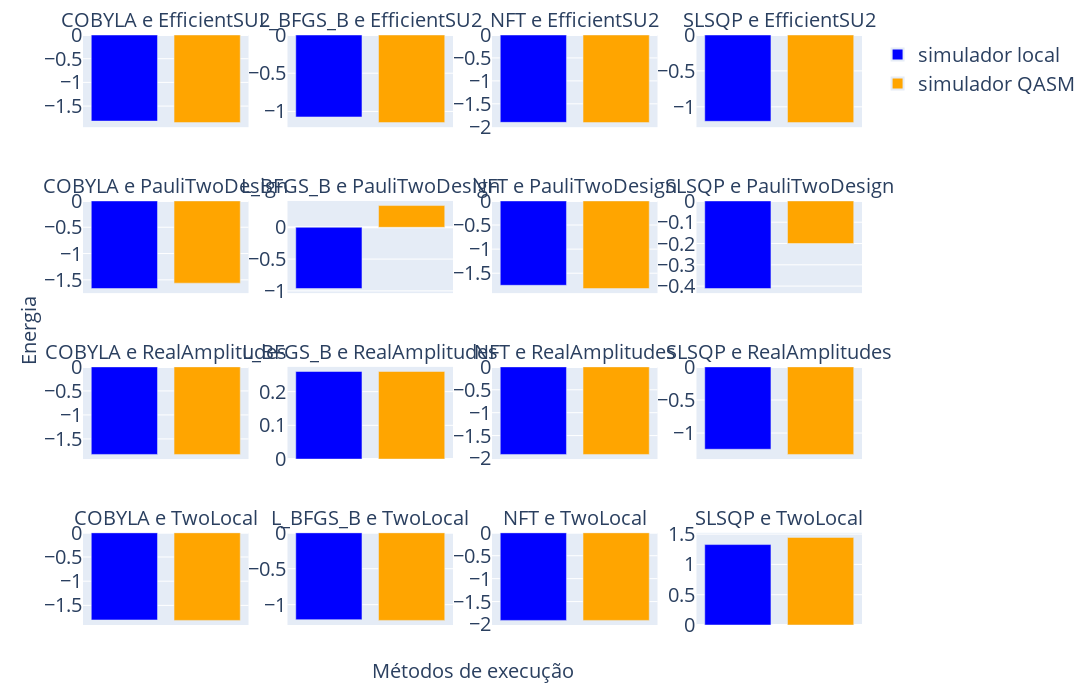

Source (notebook cell):
### Markdown cell above
# Valores

### Code cell
copia_resultados_vqe_4 = resultados_vqe_4.copy()

combinacoes = [f"{otimizador} e {ansatz}" for otimizador, ansatz in copia_resultados_vqe_4.index.unique()]
cores = {'valor_otimo_encontrado': 'blue', 'valor_otimo_encontrado_simulador': 'orange', 'valor_otimo_encontrado_computador_quantico':'cyan'}
nomes = {'valor_otimo_encontrado': 'simulador local', 'valor_otimo_encontrado_simulador': 'simulador QASM', 'valor_otimo_encontrado_computador_quantico':'IBM Brisbane'}
cols_appeared = []

fig = make_subplots(rows=4, cols=4, subplot_titles=combinacoes, 
                    x_title='Métodos de execução', y_title='Energia', 
                    shared_xaxes=False, shared_yaxes=False)

for i, (otimizador, ansatz) in enumerate(copia_resultados_vqe_4.index.unique()):

    df_subset = copia_resultados_vqe_4.loc[
        (copia_resultados_vqe_4.index.get_level_values(0) == otimizador) &
        (copia_resultados_vqe_4.index.get_level_values(1) == ansatz)
    ]

    valores = df_subset[['valor_otimo_encontrado', 'valor_otimo_encontrado_simulador']]

    for idx, col in enumerate(valores.columns):
        nome_fig = f'{otimizador}-{ansatz}-{col}'
        legenda_bool = False

        if not col in cols_appeared:
            nome_fig = f'{nomes[col]}'
            legenda_bool = True
        
        fig.add_trace(
            go.Bar(x=[col], 
                    y=[valores[col].values[0]],
                    name=nome_fig,
                    marker_color=cores[col],
                    showlegend=legenda_bool),
            row=(i // 4) + 1,
            col=(i % 4) + 1
        )
        cols_appeared.append(col)

        fig.update_xaxes(showticklabels=False, title_text='', row=(i // 4) + 1, col=(i % 4) + 1)

fig.update_layout(
                  showlegend=True,
                  xaxis_title='',
                  yaxis_title='',
                  width = 2200,
                  height = 700,
                  font = dict(size=20),
                  legend_itemsizing="constant",
                  margin = dict(l=35, r=35, t=35, b=75),
                  )

fig.update_annotations(font_size=20)

nome_figura = f"figuras_dados/vqe_4_comparacao_valor_metodos.png"
fig.write_image(nome_figura, width=2200, height=700)

fig.show()

### Figure 1 — Plotly figure (JSON) as saved in the notebook; plotly's stock layout.template omitted (floating-point values rounded to 4 significant figures)
{"data": [{"marker": {"color": "blue"}, "name": "simulador local", "showlegend": true, "type": "bar", "x": ["valor_otimo_encontrado"], "xaxis": "x", "y": [-1.817], "yaxis": "y"}, {"marker": {"color": "orange"}, "name": "simulador QASM", "showlegend": true, "type": "bar", "x": ["valor_otimo_encontrado_simulador"], "xaxis": "x", "y": [-1.848], "yaxis": "y"}, {"marker": {"color": "blue"}, "name": "L_BFGS_B-EfficientSU2-valor_otimo_encontrado", "showlegend": false, "type": "bar", "x": ["valor_otimo_encontrado"], "xaxis": "x2", "y": [-1.072], "yaxis": "y2"}, {"marker": {"color": "orange"}, "name": "L_BFGS_B-EfficientSU2-valor_otimo_encontrado_simulador", "showlegend": false, "type": "bar", "x": ["valor_otimo_encontrado_simulador"], "xaxis": "x2", "y": [-1.146], "yaxis": "y2"}, {"marker": {"color": "blue"}, "name": "NFT-EfficientSU2-valor_otimo_encontrado", "showlegend": false, "type": "bar", "x": ["valor_otimo_encontrado"], "xaxis": "x3", "y": [-1.904], "yaxis": "y3"}, {"marker": {"color": "orange"}, "name": "NFT-EfficientSU2-valor_otimo_encontrado_simulador", "showlegend": false, "type": "bar", "x": ["valor_otimo_encontrado_simulador"], "xaxis": "x3", "y": [-1.91], "yaxis": "y3"}, {"marker": {"color": "blue"}, "name": "SLSQP-EfficientSU2-valor_otimo_encontrado", "showlegend": false, "type": "bar", "x": ["valor_otimo_encontrado"], "xaxis": "x4", "y": [-1.202], "yaxis": "y4"}, {"marker": {"color": "orange"}, "name": "SLSQP-EfficientSU2-valor_otimo_encontrado_simulador", "showlegend": false, "type": "bar", "x": ["valor_otimo_encontrado_simulador"], "xaxis": "x4", "y": [-1.22], "yaxis": "y4"}, {"marker": {"color": "blue"}, "name": "COBYLA-PauliTwoDesign-valor_otimo_encontrado", "showlegend": false, "type": "bar", "x": ["valor_otimo_encontrado"], "xaxis": "x5", "y": [-1.665], "yaxis": "y5"}, {"marker": {"color": "orange"}, "name": "COBYLA-PauliTwoDesign-valor_otimo_encontrado_simulador", "showlegend": false, "type": "bar", "x": ["valor_otimo_encontrado_simulador"], "xaxis": "x5", "y": [-1.563], "yaxis": "y5"}, {"marker": {"color": "blue"}, "name": "L_BFGS_B-PauliTwoDesign-valor_otimo_encontrado", "showlegend": false, "type": "bar", "x": ["valor_otimo_encontrado"], "xaxis": "x6", "y": [-0.963], "yaxis": "y6"}, {"marker": {"color": "orange"}, "name": "L_BFGS_B-PauliTwoDesign-valor_otimo_encontrado_simulador", "showlegend": false, "type": "bar", "x": ["valor_otimo_encontrado_simulador"], "xaxis": "x6", "y": [0.3425], "yaxis": "y6"}, {"marker": {"color": "blue"}, "name": "NFT-PauliTwoDesign-valor_otimo_encontrado", "showlegend": false, "type": "bar", "x": ["valor_otimo_encontrado"], "xaxis": "x7", "y": [-1.75], "yaxis": "y7"}, {"marker": {"color": "orange"}, "name": "NFT-PauliTwoDesign-valor_otimo_encontrado_simulador", "showlegend": false, "type": "bar", "x": ["valor_otimo_encontrado_simulador"], "xaxis": "x7", "y": [-1.817], "yaxis": "y7"}, {"marker": {"color": "blue"}, "name": "SLSQP-PauliTwoDesign-valor_otimo_encontrado", "showlegend": false, "type": "bar", "x": ["valor_otimo_encontrado"], "xaxis": "x8", "y": [-0.4113], "yaxis": "y8"}, {"marker": {"color": "orange"}, "name": "SLSQP-PauliTwoDesign-valor_otimo_encontrado_simulador", "showlegend": false, "type": "bar", "x": ["valor_otimo_encontrado_simulador"], "xaxis": "x8", "y": [-0.2004], "yaxis": "y8"}, {"marker": {"color": "blue"}, "name": "COBYLA-RealAmplitudes-valor_otimo_encontrado", "showlegend": false, "type": "bar", "x": ["valor_otimo_encontrado"], "xaxis": "x9", "y": [-1.822], "yaxis": "y9"}, {"marker": {"color": "orange"}, "name": "COBYLA-RealAmplitudes-valor_otimo_encontrado_simulador", "showlegend": false, "type": "bar", "x": ["valor_otimo_encontrado_simulador"], "xaxis": "x9", "y": [-1.823], "yaxis": "y9"}, {"marker": {"color": "blue"}, "name": "L_BFGS_B-RealAmplitudes-valor_otimo_encontrado", "showlegend": false, "type": "bar", "x": ["valor_otimo_encontrado"], "xaxis": "x10", "y": [0.2597], "yaxis": "y10"}, {"marker": {"color": "orange"}, "name": "L_BFGS_B-RealAmplitudes-valor_otimo_encontrado_simulador", "showlegend": false, "type": "bar", "x": ["valor_otimo_encontrado_simulador"], "xaxis": "x10", "y": [0.2597], "yaxis": "y10"}, {"marker": {"color": "blue"}, "name": "NFT-RealAmplitudes-valor_otimo_encontrado", "showlegend": false, "type": "bar", "x": ["valor_otimo_encontrado"], "xaxis": "x11", "y": [-1.912], "yaxis": "y11"}, {"marker": {"color": "orange"}, "name": "NFT-RealAmplitudes-valor_otimo_encontrado_simulador", "showlegend": false, "type": "bar", "x": ["valor_otimo_encontrado_simulador"], "xaxis": "x11", "y": [-1.912], "yaxis": "y11"}, {"marker": {"color": "blue"}, "name": "SLSQP-RealAmplitudes-valor_otimo_encontrado", "showlegend": false, "type": "bar", "x": ["valor_otimo_encontrado"], "xaxis": "x12", "y": [-1.245], "yaxis": "y12"}, {"marker": {"color": "orange"}, "name": "SLSQP-RealAmplitudes-valor_otimo_encontrado_simulador", "showlegend": false, "type": "bar", "x": ["valor_otimo_encontrado_simulador"], "xaxis": "x12", "y": [-1.323], "yaxis": "y12"}, {"marker": {"color": "blue"}, "name": "COBYLA-TwoLocal-valor_otimo_encontrado", "showlegend": false, "type": "bar", "x": ["valor_otimo_encontrado"], "xaxis": "x13", "y": [-1.801], "yaxis": "y13"}, {"marker": {"color": "orange"}, "name": "COBYLA-TwoLocal-valor_otimo_encontrado_simulador", "showlegend": false, "type": "bar", "x": ["valor_otimo_encontrado_simulador"], "xaxis": "x13", "y": [-1.81], "yaxis": "y13"}, {"marker": {"color": "blue"}, "name": "L_BFGS_B-TwoLocal-valor_otimo_encontrado", "showlegend": false, "type": "bar", "x": ["valor_otimo_encontrado"], "xaxis": "x14", "y": [-1.209], "yaxis": "y14"}, {"marker": {"color": "orange"}, "name": "L_BFGS_B-TwoLocal-valor_otimo_encontrado_simulador", "showlegend": false, "type": "bar", "x": ["valor_otimo_encontrado_simulador"], "xaxis": "x14", "y": [-1.219], "yaxis": "y14"}, {"marker": {"color": "blue"}, "name": "NFT-TwoLocal-valor_otimo_encontrado", "showlegend": false, "type": "bar", "x": ["valor_otimo_encontrado"], "xaxis": "x15", "y": [-1.911], "yaxis": "y15"}, {"marker": {"color": "orange"}, "name": "NFT-TwoLocal-valor_otimo_encontrado_simulador", "showlegend": false, "type": "bar", "x": ["valor_otimo_encontrado_simulador"], "xaxis": "x15", "y": [-1.911], "yaxis": "y15"}, {"marker": {"color": "blue"}, "name": "SLSQP-TwoLocal-valor_otimo_encontrado", "showlegend": false, "type": "bar", "x": ["valor_otimo_encontrado"], "xaxis": "x16", "y": [1.327], "yaxis": "y16"}, {"marker": {"color": "orange"}, "name": "SLSQP-TwoLocal-valor_otimo_encontrado_simulador", "showlegend": false, "type": "bar", "x": ["valor_otimo_encontrado_simulador"], "xaxis": "x16", "y": [1.445], "yaxis": "y16"}], "layout": {"annotations": [{"font": {"size": 20}, "showarrow": false, "text": "COBYLA e EfficientSU2", "x": 0.1062, "xanchor": "center", "xref": "paper", "y": 1, "yanchor": "bottom", "yref": "paper"}, {"font": {"size": 20}, "showarrow": false, "text": "L_BFGS_B e EfficientSU2", "x": 0.3688, "xanchor": "center", "xref": "paper", "y": 1, "yanchor": "bottom", "yref": "paper"}, {"font": {"size": 20}, "showarrow": false, "text": "NFT e EfficientSU2", "x": 0.6313, "xanchor": "center", "xref": "paper", "y": 1, "yanchor": "bottom", "yref": "paper"}, {"font": {"size": 20}, "showarrow": false, "text": "SLSQP e EfficientSU2", "x": 0.8938, "xanchor": "center", "xref": "paper", "y": 1, "yanchor": "bottom", "yref": "paper"}, {"font": {"size": 20}, "showarrow": false, "text": "COBYLA e PauliTwoDesign", "x": 0.1062, "xanchor": "center", "xref": "paper", "y": 0.7188, "yanchor": "bottom", "yref": "paper"}, {"font": {"size": 20}, "showarrow": false, "text": "L_BFGS_B e PauliTwoDesign", "x": 0.3688, "xanchor": "center", "xref": "paper", "y": 0.7188, "yanchor": "bottom", "yref": "paper"}, {"font": {"size": 20}, "showarrow": false, "text": "NFT e PauliTwoDesign", "x": 0.6313, "xanchor": "center", "xref": "paper", "y": 0.7188, "yanchor": "bottom", "yref": "paper"}, {"font": {"size": 20}, "showarrow": false, "text": "SLSQP e PauliTwoDesign", "x": 0.8938, "xanchor": "center", "xref": "paper", "y": 0.7188, "yanchor": "bottom", "yref": "paper"}, {"font": {"size": 20}, "showarrow": false, "text": "COBYLA e RealAmplitudes", "x": 0.1062, "xanchor": "center", "xref": "paper", "y": 0.4375, "yanchor": "bottom", "yref": "paper"}, {"font": {"size": 20}, "showarrow": false, "text": "L_BFGS_B e RealAmplitudes", "x": 0.3688, "xanchor": "center", "xref": "paper", "y": 0.4375, "yanchor": "bottom", "yref": "paper"}, {"font": {"size": 20}, "showarrow": false, "text": "NFT e RealAmplitudes", "x": 0.6313, "xanchor": "center", "xref": "paper", "y": 0.4375, "yanchor": "bottom", "yref": "paper"}, {"font": {"size": 20}, "showarrow": false, "text": "SLSQP e RealAmplitudes", "x": 0.8938, "xanchor": "center", "xref": "paper", "y": 0.4375, "yanchor": "bottom", "yref": "paper"}, {"font": {"size": 20}, "showarrow": false, "text": "COBYLA e TwoLocal", "x": 0.1062, "xanchor": "center", "xref": "paper", "y": 0.1562, "yanchor": "bottom", "yref": "paper"}, {"font": {"size": 20}, "showarrow": false, "text": "L_BFGS_B e TwoLocal", "x": 0.3688, "xanchor": "center", "xref": "paper", "y": 0.1562, "yanchor": "bottom", "yref": "paper"}, {"font": {"size": 20}, "showarrow": false, "text": "NFT e TwoLocal", "x": 0.6313, "xanchor": "center", "xref": "paper", "y": 0.1562, "yanchor": "bottom", "yref": "paper"}, {"font": {"size": 20}, "showarrow": false, "text": "SLSQP e TwoLocal", "x": 0.8938, "xanchor": "center", "xref": "paper", "y": 0.1562, "yanchor": "bottom", "yref": "paper"}, {"font": {"size": 20}, "showarrow": false, "text": "Métodos de execução", "x": 0.5, "xanchor": "center", "xref": "paper", "y": 0, "yanchor": "top", "yref": "paper", "yshift": -30}, {"font": {"size": 20}, "showarrow": false, "text": "Energia", "textangle": -90, "x": 0, "xanchor": "right", "xref": "paper", "xshift": -40, "y": 0.5, "yanchor": "middle", "yref": "paper"}], "font": {"size": 20}, "height": 700, "legend": {"itemsizing": "constant"}, "margin": {"b": 75, "l": 35, "r": 35, "t": 35}, "showlegend": true, "width": 2200, "xaxis": {"anchor": "y", "domain": [0, 0.2125], "showticklabels": false, "title": {"text": ""}}, "xaxis10": {"anchor": "y10", "domain": [0.2625, 0.475], "showticklabels": false, "title": {"text": ""}}, "xaxis11": {"anchor": "y11", "domain": [0.525, 0.7375], "showticklabels": false, "title": {"text": ""}}, "xaxis12": {"anchor": "y12", "domain": [0.7875, 1], "showticklabels": false, "title": {"text": ""}}, "xaxis13": {"anchor": "y13", "domain": [0, 0.2125], "showticklabels": false, "title": {"text": ""}}, "xaxis14": {"anchor": "y14", "domain": [0.2625, 0.475], "showticklabels": false, "title": {"text": ""}}, "xaxis15": {"anchor": "y15", "domain": [0.525, 0.7375], "showticklabels": false, "title": {"text": ""}}, "xaxis16": {"anchor": "y16", "domain": [0.7875, 1], "showticklabels": false, "title": {"text": ""}}, "xaxis2": {"anchor": "y2", "domain": [0.2625, 0.475], "showticklabels": false, "title": {"text": ""}}, "xaxis3": {"anchor": "y3", "domain": [0.525, 0.7375], "showticklabels": false, "title": {"text": ""}}, "xaxis4": {"anchor": "y4", "domain": [0.7875, 1], "showticklabels": false, "title": {"text": ""}}, "xaxis5": {"anchor": "y5", "domain": [0, 0.2125], "showticklabels": false, "title": {"text": ""}}, "xaxis6": {"anchor": "y6", "domain": [0.2625, 0.475], "showticklabels": false, "title": {"text": ""}}, "xaxis7": {"anchor": "y7", "domain": [0.525, 0.7375], "showticklabels": false, "title": {"text": ""}}, "xaxis8": {"anchor": "y8", "domain": [0.7875, 1], "showticklabels": false, "title": {"text": ""}}, "xaxis9": {"anchor": "y9", "domain": [0, 0.2125], "showticklabels": false, "title": {"text": ""}}, "yaxis": {"anchor": "x", "domain": [0.8438, 1], "title": {"text": ""}}, "yaxis10": {"anchor": "x10", "domain": [0.2812, 0.4375]}, "yaxis11": {"anchor": "x11", "domain": [0.2812, 0.4375]}, "yaxis12": {"anchor": "x12", "domain": [0.2812, 0.4375]}, "yaxis13": {"anchor": "x13", "domain": [0, 0.1562]}, "yaxis14": {"anchor": "x14", "domain": [0, 0.1562]}, "yaxis15": {"anchor": "x15", "domain": [0, 0.1562]}, "yaxis16": {"anchor": "x16", "domain": [0, 0.1562]}, "yaxis2": {"anchor": "x2", "domain": [0.8438, 1]}, "yaxis3": {"anchor": "x3", "domain": [0.8438, 1]}, "yaxis4": {"anchor": "x4", "domain": [0.8438, 1]}, "yaxis5": {"anchor": "x5", "domain": [0.5625, 0.7188]}, "yaxis6": {"anchor": "x6", "domain": [0.5625, 0.7188]}, "yaxis7": {"anchor": "x7", "domain": [0.5625, 0.7188]}, "yaxis8": {"anchor": "x8", "domain": [0.5625, 0.7188]}, "yaxis9": {"anchor": "x9", "domain": [0.2812, 0.4375]}}}
